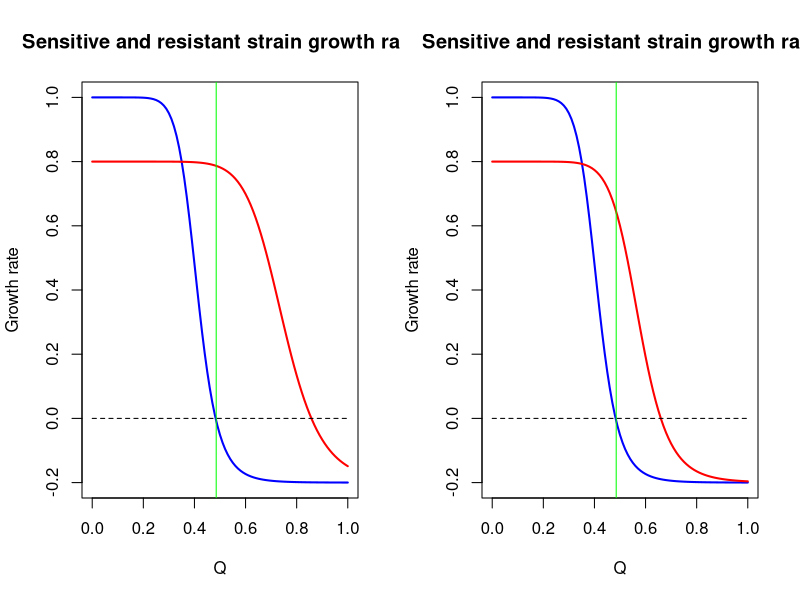
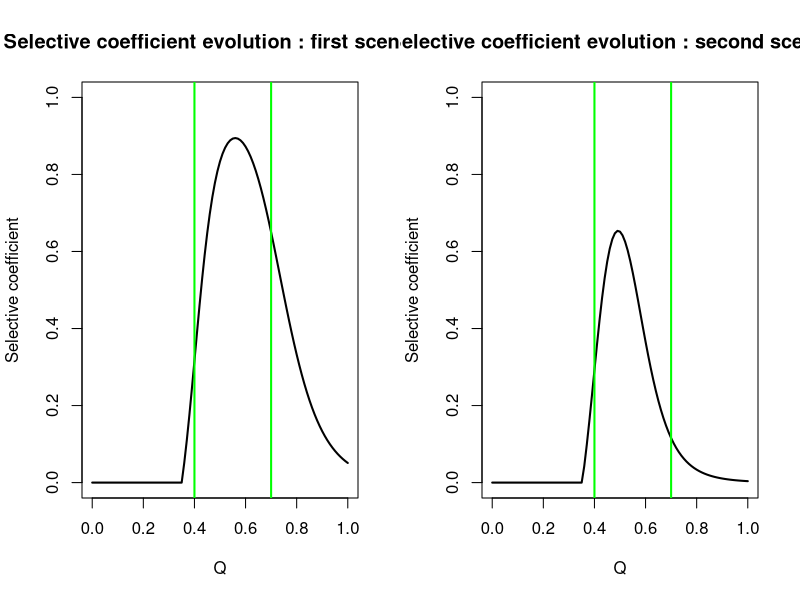
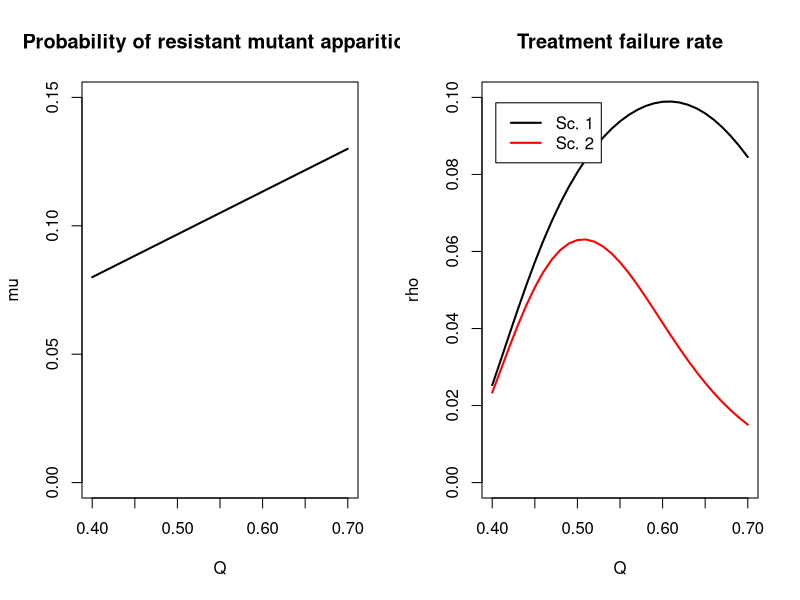
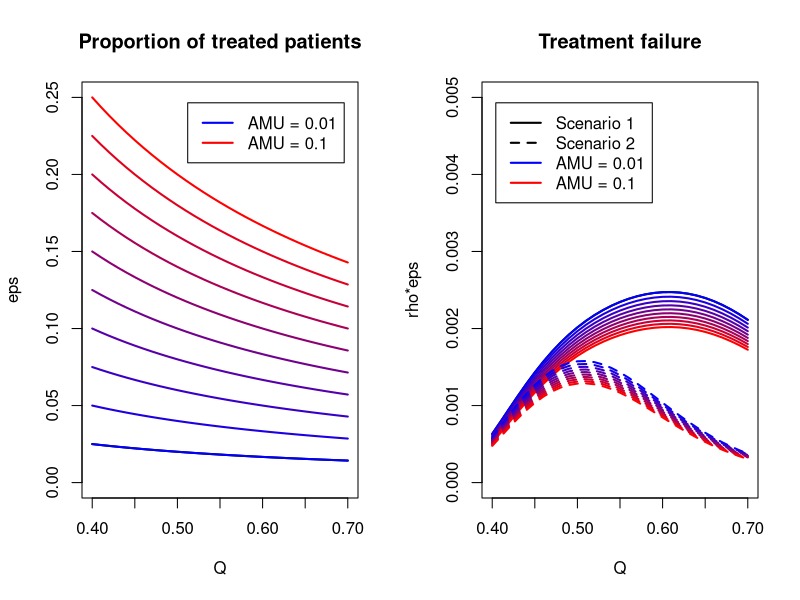
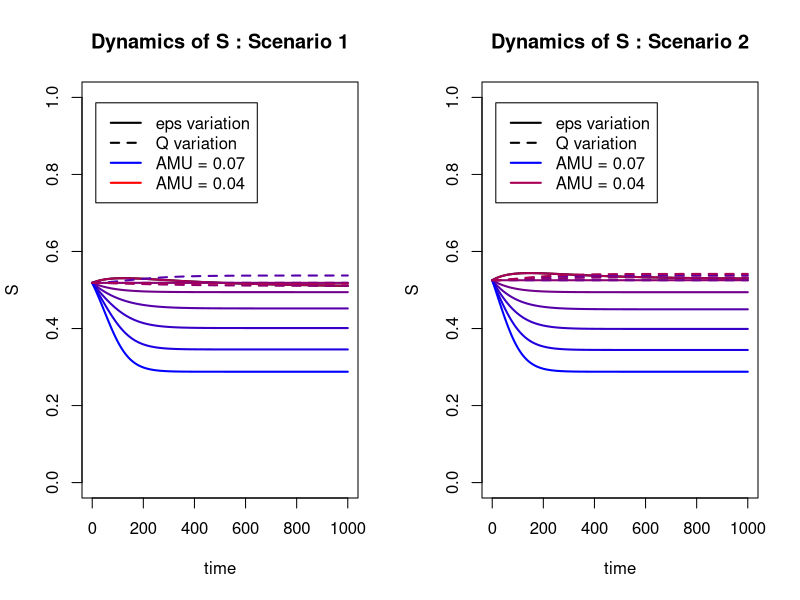
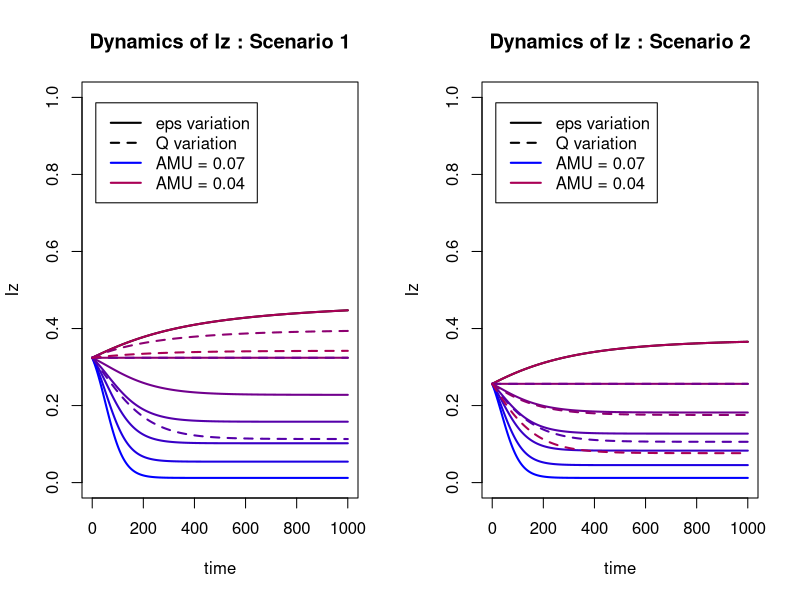
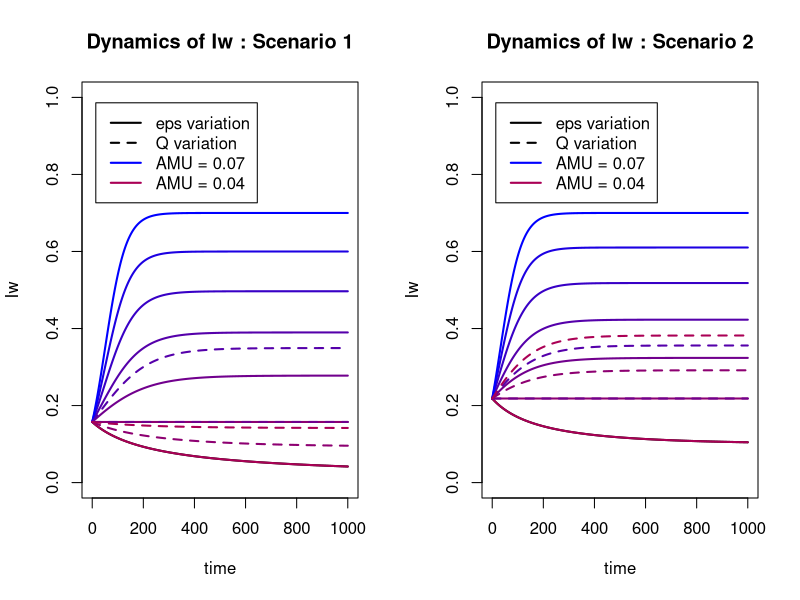
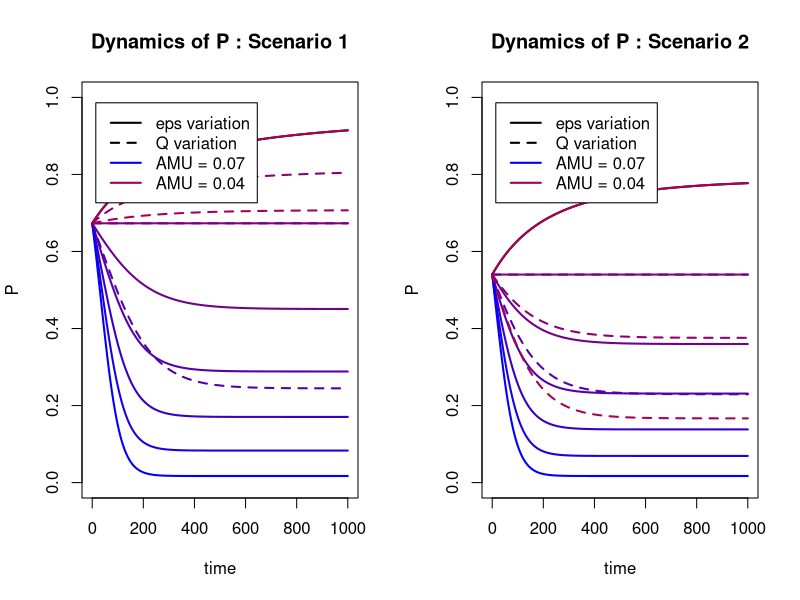

R code for these plots, in order:
## ---- chunk 1
library(plyr)

#per capita maximum growth rate of sensitive bact
max_sens_gr <- 1 
max_sens_gr2 <- 1 
#per capita maximum growth rate of resistant bact
max_res_gr <- 0.8
max_res_gr2 <- 0.8
#per capita minimum growth rate of sensitive bact
min_sens_gr <- -0.2
min_sens_gr2 <- -0.2
#per capita minimum growth rate of res bact
min_res_gr <- -0.2
min_res_gr2 <- -0.2
#minimum inhibitory concentration of sen bact

mic_sens <- 0.35
mic_sens2 <- 0.35
#minimum inhibitory concentration of res bact

mic_res <- 0.65
mic_res2 <- 0.5
#slope for sens bact
kappa_sens <- 10
kappa_sens2 <- 10
#slope for res bact  

kappa_res <- 10
kappa_res2 <- 10

param_sens <- c(max_sens_gr, min_sens_gr, mic_sens, kappa_sens)
param_sens2 <- c(max_sens_gr2, min_sens_gr2, mic_sens2, kappa_sens2)

param_res <- c(max_res_gr, min_res_gr, mic_res, kappa_res)
param_res2 <- c(max_res_gr2, min_res_gr2, mic_res2, kappa_res2)

#mutant emergence probability : we consider that if the amount of applied atb increases, the probability of resistant mutant apparition increases linearly
max_mu <- 0.13
min_mu <- 0.08
max_dot <- 10
min_dot <- 1

#range of intervention - cl=lowest clinically effective dose, cu maximum tolerable dose (toxicity)
cl=0.40
cu=0.70
n_values=(cu-cl)*100+1

drug_quantities <- seq(cl, cu, length.out = n_values )

AMU = c(0.01, 0.02, 0.03, 0.04, 0.05, 0.06, 0.07, 0.08, 0.09, 0.10)

prop_treated <- do.call(cbind, lapply(AMU, function (x) x/drug_quantities))

eps_max <- max(prop_treated)

#selection of corresponding borders in sel_coef vector

lowbound=cl*100+1
highbound=cu*100+1



x <- seq(0,1,by=0.01)
zoom <- 1
## ---- chunk 2



growth = function(x, maxv, minv, micv, slopev) {
  y <- maxv - ((maxv - minv)*(x/micv)^slopev)/((x/micv)^slopev - maxv/minv)
  return(y)
}



colglob <- colorRampPalette(c("blue", "red"))

colforcol <- colglob(length(AMU))


linfun <- function(x, t, ltype){
  lines(t, unlist(x), lty=ltype, lwd=2, col=colforcol[as.numeric(parent.frame()$i)])
}

## ---- chunk 3


gr_sens <- lapply(x, growth, max_sens_gr, min_sens_gr, mic_sens, kappa_sens)

gr_res <- lapply(x, growth, max_res_gr, min_res_gr, mic_res, kappa_res)

gr_sens2 <- lapply(x, growth, max_sens_gr2, min_sens_gr2, mic_sens2, kappa_sens2)

gr_res2 <- lapply(x, growth, max_res_gr2, min_res_gr2, mic_res2, kappa_res2)

MIC <- sum(gr_sens>0)/length(gr_sens)
MICres <- sum(gr_res>0)/length(gr_res)
MICres2 <- sum(gr_res2>0)/length(gr_res2)
## ---- chunk 4
par(mfrow=c(1,2))

plot(x, gr_sens, main="Sensitive and resistant strain growth rate", xlab="Q", ylab="Growth rate", ylim=c(-0.2,1), lwd=2, type="l", col='blue')

lines(x, gr_res, type='l', col='red', lwd=2)

lines(x, rep(0, length(x)), type='l', col='black', lwd=1, lty=2)
abline(v=MIC, col='green')


plot(x, gr_sens2, main="Sensitive and resistant strain growth rate", xlab="Q", ylab="Growth rate", ylim=c(-0.2,1), lwd=2, type="l", col='blue')

lines(x, gr_res2, type='l', col='red', lwd=2)

lines(x, rep(0, length(x)), type='l', col='black', lwd=1, lty=2)
abline(v=MIC, col='green')

## ---- chunk 5
gr_sens <- unlist(gr_sens)
gr_sens2 <- unlist(gr_sens2)
gr_res <- unlist(gr_res)
gr_res2 <- unlist(gr_res2)

sel_coef <- gr_res - gr_sens
sel_coef2 <- gr_res2 - gr_sens2

sel_coef[which(sel_coef<0)] <- 0
sel_coef2[which(sel_coef2<0)] <- 0


minSC <- sum(sel_coef==0)/length(sel_coef)

plot(x, sel_coef, main="Selective coefficient evolution : first scenario", xlab="Q", ylab="Selective coefficient", ylim=c(0,1), lwd=2, type="l", col='black')
abline(v=cl, col='green', lw=2)
abline(v=cu, col='green', lw=2)

plot(x, sel_coef2, main="Selective coefficient evolution : second scenario", xlab="Q", ylab="Selective coefficient", ylim=c(0,1), lwd=2, type="l", col='black')
abline(v=cl, col='green', lw=2)
abline(v=cu, col='green', lw=2)
## ---- chunk 6
mu_prob <- seq(min_mu, max_mu, length.out = n_values)
doses <- seq(cl, cu, length.out = n_values)

plot(doses, mu_prob, main="Probability of resistant mutant apparition", xlab="Q", ylab="mu", ylim=c(0,0.15), lwd=2, type="l", col='black')

## ---- chunk 7
sel_sel_coef <- sel_coef[lowbound:highbound]
sel_sel_coef2 <- sel_coef2[lowbound:highbound]

rho1 <- sel_sel_coef*mu_prob
rho2 <- sel_sel_coef2*mu_prob

plot(doses, rho1, main="Treatment failure rate", xlab="Q", ylab="rho", lwd=2, type="l", col='black', ylim=c(0, 0.10))

lines(doses, rho2, type='l', col='red', lwd=2)

legend("topleft" , inset=.05, c("Sc. 1", "Sc. 2"), lty=c(1,1), lwd=c(2,2), col=c("black", "red"))

## ---- chunk 8



plot(doses, prop_treated[,1], main="Proportion of treated patients", xlab="Q", ylab="eps", ylim=c(0 , eps_max), lwd=2, type="l", col='black')

capture.output(apply(prop_treated, 2, linfun, doses, 1), file='NUL')

tag_min <- paste('AMU =', AMU[1])
tag_max <- paste('AMU =', AMU[length(AMU)])

legend("topright" , inset=.05, c(tag_min, tag_max), lty=c(1,1), lwd=c(2,2), col=c("blue", "red"))

## ---- chunk 9


treat_fail <- do.call(cbind, lapply(prop_treated, function (x) x*rho1))
treat_fail2 <- do.call(cbind, lapply(prop_treated, function (x) x*rho2))

plot(doses, treat_fail[,1], main="Treatment failure", xlab="Q", ylab="rho*eps", lwd=2, type="l", col='black', ylim=c(0, 0.005))

capture.output(apply(treat_fail, 2, linfun, doses, 1), file='NUL')
capture.output(apply(treat_fail2, 2, linfun, doses, 2), file='NUL')

legend("topleft" , inset=.05, c('Scenario 1', 'Scenario 2', tag_min, tag_max), lty=c(1,2,1,1), lwd=c(2,2,2,2), col=c("black", "black", "blue", "red"))


## ---- chunk 10

library(deSolve)


options("scipen" = 10)

# initial state:
N <- 1
prop <- 0.01 #initial value of Iw and Iz

# time:
a <- 4000 #time span
m <- 1 #time step

# parameters
pbeta_w_basic <- 0.04 #transmission parameter of Iw
pbeta_z_basic <- 0.015 #transmission parameter of Iz

pgammaa <- 0.01 #innate recovery rate
pgamma_tilt <- 0.1 #recovery rate of Iw when treated by antibiotics

#dependency of parameters on E
prate_beta_w <- 0.01 #rate at which beta_w decreases with E
prate_beta_z <- 0.01 #rate at which beta_z increases with E
prate_rho_prim <- 0.001 #rate at which rho_prim increases with E

pr <- 0.5 # 1-r is the efficiency of AMR detection
pA <- 0.5 #use of ATB  agriculture

#span of variation
epsi_span <- c(0.12, 0.10, 0.08, 0.06, 0.04, 0.02, 0)
Q_span <- c(0.40, 0.50, 0.60, 0.70)
mu_span <- c(mu_prob[1], mu_prob[11], mu_prob[21], mu_prob[31])
rho1_span <- c(rho1[1], rho1[11], rho1[21], rho1[31])
rho2_span <- c(rho2[1], rho2[11], rho2[21], rho2[31])
AMU_span <- Q_span[2]*epsi_span
## ---- chunk 11


parameters_init1 <- c(beta_w_basic=pbeta_w_basic, beta_z_basic=pbeta_z_basic, gamma=pgammaa, gamma_prim=pgamma_tilt, eps=epsi_span[2], rho=rho1_span[2], rate_beta_w=prate_beta_w, rate_beta_z=prate_beta_z, rate_rho_prim=prate_rho_prim, Q=Q_span[2], A=pA, r=pr)

parameters_init2 <- c(beta_w_basic=pbeta_w_basic, beta_z_basic=pbeta_z_basic, gamma=pgammaa, gamma_prim=pgamma_tilt, eps=epsi_span[2], rho=rho2_span[2], rate_beta_w=prate_beta_w, rate_beta_z=prate_beta_z, rate_rho_prim=prate_rho_prim, Q=Q_span[2], A=pA, r=pr)

state <- c(S=1-2*prop, Iw=prop, Iz=prop, new_Iz=0, new_Iw=0)

times=seq(0, a, by=m)

SIS=function(times, state, parameters){
  with(as.list(c(state,parameters)),
       {E = eps*Q*(Iw+r*Iz)+A
         beta_w = beta_w_basic - E*rate_beta_w
         beta_z = beta_z_basic + E*rate_beta_z
         rho_prim = E*rate_rho_prim
        dS = - beta_w*Iw*S - beta_z*Iz*S + gamma*(1-eps)*Iw + gamma_prim*eps*Iw + gamma*Iz
        dIw = beta_w*Iw*S + (1-eps)*beta_w*Iw*Iz - eps*beta_z*Iz*Iw - rho*eps*Iw - gamma*(1-eps)*Iw - gamma_prim*eps*Iw - rho_prim*Iw
        dIz = beta_z*Iz*S + eps*beta_z*Iz*Iw + rho*eps*Iw - (1-eps)*beta_w*Iw*Iz - gamma*Iz + rho_prim*Iw
        dnewIw = beta_w*Iw*S
        dnewIz = beta_z*Iz*S
        list(c(dS, dIw, dIz, dnewIw, dnewIz))
       })
}





## ---- chunk 12

out_init1=as.data.frame(
  ode(y=state, times=times, func=SIS, parms=parameters_init1)
)

initial_states1 <- unlist(out_init1[nrow(out_init1), 2:4])

out_init2=as.data.frame(
  ode(y=state, times=times, func=SIS, parms=parameters_init2)
)

initial_states2 <- unlist(out_init2[nrow(out_init2), 2:4])

var1_Qs <- cbind(epsi_span, rep(rho1_span[2],7), rep(initial_states1[1],7), rep(initial_states1[2],7), rep(initial_states1[3],7), rep(Q_span[2]))

var2_Qs <- cbind( epsi_span, rep(rho2_span[2],7), rep(initial_states2[1],7), rep(initial_states2[2],7), rep(initial_states2[3],7), rep(Q_span[2]))

var1_epss <- cbind(rep(epsi_span[2],4), rho1_span, rep(initial_states1[1],4), rep(initial_states1[2],4), rep(initial_states1[3],4), Q_span)

var2_epss <- cbind( rep(epsi_span[2],4), rho2_span, rep(initial_states2[1],4), rep(initial_states2[2],4), rep(initial_states2[3],4), Q_span)

## ---- chunk 13
parameters <- parameters_init1


var_fun = function(x) {
  parameters[5] <- x[1]
  parameters[6] <- x[2]
  parameters[10] <- x[6]
  state[1] <- x[3]
  state[2] <- x[4]
  state[3] <- x[5]
  out=as.data.frame(
  ode(y=state, times=times, func=SIS, parms=parameters))
  return(out)
}

out_Q_s1 <- do.call(cbind, apply(var1_Qs, 1, var_fun))
out_Q_s2 <- do.call(cbind, apply(var2_Qs, 1, var_fun))

out_eps_s1 <- do.call(cbind, apply(var1_epss, 1, var_fun))
out_eps_s2 <- do.call(cbind, apply(var2_epss, 1, var_fun))

#treatment will be done on the whole set, once treated, the data will be sorted out before plotting

whole_out <- cbind(out_Q_s1, out_Q_s2, out_eps_s1, out_eps_s2)

whole_out <- whole_out[1:1001,]

## ---- chunk 14

time2 <- seq(0, 1000, by=1)


colforcol_span <- colforcol[4:7]
colforcol_span2 <- colforcol[7:1]

linfun_var <- function(x, t, ltype){
  lines(t, unlist(x), lty=ltype, lwd=2, col=colforcol_span[as.numeric(parent.frame()$i)])
}

linfun_var2 <- function(x, t, ltype){
  lines(t, unlist(x), lty=ltype, lwd=2, col=colforcol_span2[as.numeric(parent.frame()$i)])
}

# col nums
ns <- seq(2, ncol(whole_out), by=6)
niz <- seq(4, ncol(whole_out), by=6)
niw <- seq(3, ncol(whole_out), by=6)
ninciw <- seq(5, ncol(whole_out), by=6)
ninciz <- seq(6, ncol(whole_out), by=6)

# col sep

S_dyn <- whole_out[,ns]
Iw_dyn <- whole_out[,niw]
Iz_dyn <- whole_out[,niz]
inc_Iw <- whole_out[,ninciw]
inc_Iz <- whole_out[,ninciz]

# state var separation

S_Qs1 <- S_dyn[,1:7]
S_Qs2 <- S_dyn[,8:14]
S_epss1 <- S_dyn[,15:18]
S_epss2 <- S_dyn[,19:22]

Iw_Qs1 <- Iw_dyn[,1:7]
Iw_Qs2 <- Iw_dyn[,8:14]
Iw_epss1 <- Iw_dyn[,15:18]
Iw_epss2 <- Iw_dyn[,19:22]

Iz_Qs1 <- Iz_dyn[,1:7]
Iz_Qs2 <- Iz_dyn[,8:14]
Iz_epss1 <- Iz_dyn[,15:18]
Iz_epss2 <- Iz_dyn[,19:22]

## ---- chunk 15
# S


par(mfrow=c(1,2))

plot(time2, S_Qs1[,1], main="Dynamics of S : Scenario 1", xlab="time", ylab="S", ylim=c(0,1), lwd=2, lty=1, type="l", col='black')

capture.output(apply(S_Qs1, 2, linfun_var2, time2, 1), file='NUL')
capture.output(apply(S_epss1, 2, linfun_var, time2, 2), file='NUL')

tag_min <- paste('AMU =', AMU[1])
tag_max <- paste('AMU =', AMU[length(AMU)])

tag_min_var <- paste('AMU =', epsi_span[2]*Q_span[4])
tag_max_var <- paste('AMU =', epsi_span[2]*Q_span[1])

legend("topleft" , inset=.05, c('eps variation', 'Q variation', tag_min_var, tag_max_var), lty=c(1,2,1,1), lwd=c(2,2,2,2), col=c("black", "black", "blue", "red"))

plot(time2, S_Qs2[,1], main="Dynamics of S : Scenario 2", xlab="time", ylab="S", ylim=c(0,1), lwd=2, lty=1, type="l", col='black')

capture.output(apply(S_Qs2, 2, linfun_var2, time2, 1), file='NUL')
capture.output(apply(S_epss2, 2, linfun_var, time2, 2), file='NUL')

tag_min_var <- paste('AMU =', epsi_span[2]*Q_span[4])
tag_max_var <- paste('AMU =', epsi_span[2]*Q_span[1])

legend("topleft" , inset=.05, c('eps variation', 'Q variation', tag_min_var, tag_max_var), lty=c(1,2,1,1), lwd=c(2,2,2,2), col=c("black", "black", colforcol_span2[7], colforcol_span2[1]))
## ---- chunk 16

# I_z

par(mfrow=c(1,2))

plot(time2, Iz_Qs1[,1], main="Dynamics of Iz : Scenario 1", xlab="time", ylab="Iz", ylim=c(0,1), lwd=2, lty=1, type="l", col='black')

capture.output(apply(Iz_Qs1, 2, linfun_var2, time2, 1), file='NUL')
capture.output(apply(Iz_epss1, 2, linfun_var, time2, 2), file='NUL')


tag_min_var <- paste('AMU =', epsi_span[2]*Q_span[4])
tag_max_var <- paste('AMU =', epsi_span[2]*Q_span[1])

legend("topleft" , inset=.05, c('eps variation', 'Q variation', tag_min_var, tag_max_var), lty=c(1,2,1,1), lwd=c(2,2,2,2), col=c("black", "black", colforcol_span2[7], colforcol_span2[1]))

plot(time2, Iz_Qs2[,1], main="Dynamics of Iz : Scenario 2", xlab="time", ylab="Iz", ylim=c(0,1), lwd=2, lty=1, type="l", col='black')

capture.output(apply(Iz_Qs2, 2, linfun_var2, time2, 1), file='NUL')
capture.output(apply(Iz_epss2, 2, linfun_var, time2, 2), file='NUL')

tag_min_var <- paste('AMU =', epsi_span[2]*Q_span[4])
tag_max_var <- paste('AMU =', epsi_span[2]*Q_span[1])

legend("topleft" , inset=.05, c('eps variation', 'Q variation', tag_min_var, tag_max_var), lty=c(1,2,1,1), lwd=c(2,2,2,2), col=c("black", "black", colforcol_span2[7], colforcol_span2[1]))

## ---- chunk 17

# I_w

par(mfrow=c(1,2))

plot(time2, Iw_Qs1[,1], main="Dynamics of Iw : Scenario 1", xlab="time", ylab="Iw", ylim=c(0,1), lwd=2, lty=1, type="l", col='black')

capture.output(apply(Iw_Qs1, 2, linfun_var2, time2, 1), file='NUL')
capture.output(apply(Iw_epss1, 2, linfun_var, time2, 2), file='NUL')


tag_min_var <- paste('AMU =', epsi_span[2]*Q_span[4])
tag_max_var <- paste('AMU =', epsi_span[2]*Q_span[1])

legend("topleft" , inset=.05, c('eps variation', 'Q variation', tag_min_var, tag_max_var), lty=c(1,2,1,1), lwd=c(2,2,2,2), col=c("black", "black", colforcol_span2[7], colforcol_span2[1]))

plot(time2, Iw_Qs2[,1], main="Dynamics of Iw : Scenario 2", xlab="time", ylab="Iw", ylim=c(0,1), lwd=2, lty=1, type="l", col='black')

capture.output(apply(Iw_Qs2, 2, linfun_var2, time2, 1), file='NUL')
capture.output(apply(Iw_epss2, 2, linfun_var, time2, 2), file='NUL')

tag_min_var <- paste('AMU =', epsi_span[2]*Q_span[4])
tag_max_var <- paste('AMU =', epsi_span[2]*Q_span[1])

legend("topleft" , inset=.05, c('eps variation', 'Q variation', tag_min_var, tag_max_var), lty=c(1,2,1,1), lwd=c(2,2,2,2), col=c("black", "black", colforcol_span2[7], colforcol_span2[1]))

## ---- chunk 18

P_Qs1 <- Iz_Qs1/(Iz_Qs1+Iw_Qs1)
P_Qs2 <- Iz_Qs2/(Iz_Qs2+Iw_Qs2)
P_epss1 <- Iz_epss1/(Iz_epss1+Iw_epss1)
P_epss2 <- Iz_epss2/(Iz_epss2+Iw_epss2)
# P

par(mfrow=c(1,2))

plot(time2, P_Qs1[,1], main="Dynamics of P : Scenario 1", xlab="time", ylab="P", ylim=c(0,1), lwd=2, lty=1, type="l", col='black')

capture.output(apply(P_Qs1, 2, linfun_var2, time2, 1), file='NUL')
capture.output(apply(P_epss1, 2, linfun_var, time2, 2), file='NUL')

tag_min_var <- paste('AMU =', epsi_span[2]*Q_span[4])
tag_max_var <- paste('AMU =', epsi_span[2]*Q_span[1])

legend("topleft" , inset=.05, c('eps variation', 'Q variation', tag_min_var, tag_max_var), lty=c(1,2,1,1), lwd=c(2,2,2,2), col=c("black", "black", colforcol_span2[7], colforcol_span2[1]))

plot(time2, P_Qs2[,1], main="Dynamics of P : Scenario 2", xlab="time", ylab="P", ylim=c(0,1), lwd=2, lty=1, type="l", col='black')

capture.output(apply(P_Qs2, 2, linfun_var2, time2, 1), file='NUL')
capture.output(apply(P_epss2, 2, linfun_var, time2, 2), file='NUL')

tag_min_var <- paste('AMU =', epsi_span[2]*Q_span[4])
tag_max_var <- paste('AMU =', epsi_span[2]*Q_span[1])

legend("topleft" , inset=.05, c('eps variation', 'Q variation', tag_min_var, tag_max_var), lty=c(1,2,1,1), lwd=c(2,2,2,2), col=c("black", "black", colforcol_span2[7], colforcol_span2[1]))

## ---- chunk 19
incid = function(x) {
  der <- rep(0, length(x))
  for (i in 2:length(x)) {
    der[i] <- x[i]-x[i-1]
  }
  return(der)
}

NewIz <- apply(inc_Iz, 2, incid)
NewIw <- apply(inc_Iw, 2, incid)

NIz_Qs1 <- NewIz[2:nrow(NewIz),1:length(epsi_span)]
NIz_Qs2 <- NewIz[2:nrow(NewIz),(length(epsi_span)+1):(2*length(epsi_span))]
NIz_epss1 <- NewIz[2:nrow(NewIz),(2*length(epsi_span)+1):(2*length(epsi_span)+length(Q_span))]
NIz_epss2 <- NewIz[2:nrow(NewIz),(2*length(epsi_span)+length(Q_span)+1):ncol(NewIz)]

NIw_Qs1 <- NewIw[2:nrow(NewIz),1:length(epsi_span)]
NIw_Qs2 <- NewIw[2:nrow(NewIz),(length(epsi_span)+1):(2*length(epsi_span))]
NIw_epss1 <- NewIw[2:nrow(NewIz),(2*length(epsi_span)+1):(2*length(epsi_span)+length(Q_span))]
NIw_epss2 <- NewIw[2:nrow(NewIz),(2*length(epsi_span)+length(Q_span)+1):ncol(NewIw)]


## ---- chunk 20
time3 <- seq(1, 1000, by=1)

par(mfrow=c(1,2))

plot(time3, NIw_Qs1[,1], main="Dynamics of Iw incidence \n Scenario 1", xlab="time", ylab="Iw incidence", ylim=c(0,max(cbind(NIw_Qs1, NIw_epss1))), lwd=2, lty=1, type="l", col='black')

capture.output(apply(NIw_Qs1, 2, linfun_var2, time3, 1), file='NUL')
capture.output(apply(NIw_epss1, 2, linfun_var, time3, 2), file='NUL')

tag_min_var <- paste('AMU =', epsi_span[2]*Q_span[4])
tag_max_var <- paste('AMU =', epsi_span[2]*Q_span[1])

legend("bottomright" , inset=.05, c('eps variation', 'Q variation', tag_min_var, tag_max_var), lty=c(1,2,1,1), lwd=c(2,2,2,2), col=c("black", "black", colforcol_span2[7], colforcol_span2[1]))

plot(time3, NIw_Qs2[,1], main="Dynamics of Iw incidence \n Scenario 2", xlab="time", ylab="Iw incidence", ylim=c(0,max(cbind(NIw_Qs2, NIw_epss2))), lwd=2, lty=1, type="l", col='black')

capture.output(apply(NIw_Qs2, 2, linfun_var2, time3, 1), file='NUL')
capture.output(apply(NIw_epss2, 2, linfun_var, time3, 2), file='NUL')

tag_min_var <- paste('AMU =', epsi_span[2]*Q_span[4])
tag_max_var <- paste('AMU =', epsi_span[2]*Q_span[1])

legend("bottomright" , inset=.05, c('eps variation', 'Q variation', tag_min_var, tag_max_var), lty=c(1,2,1,1), lwd=c(2,2,2,2), col=c("black", "black", colforcol_span2[7], colforcol_span2[1]))

## ---- chunk 21

par(mfrow=c(1,2))

plot(time3, NIz_Qs1[,1], main="Dynamics of Iz incidence \n Scenario 1", xlab="time", ylab="Iz incidence", ylim=c(0,max(cbind(NIz_Qs1, NIz_epss1))), lwd=2, lty=1, type="l", col='black')

capture.output(apply(NIz_Qs1, 2, linfun_var2, time3, 1), file='NUL')
capture.output(apply(NIz_epss1, 2, linfun_var, time3, 2), file='NUL')

tag_min_var <- paste('AMU =', epsi_span[2]*Q_span[4])
tag_max_var <- paste('AMU =', epsi_span[2]*Q_span[1])

legend("bottomright" , inset=.05, c('eps variation', 'Q variation', tag_min_var, tag_max_var), lty=c(1,2,1,1), lwd=c(2,2,2,2), col=c("black", "black", colforcol_span2[7], colforcol_span2[1]))

plot(time3, NIz_Qs2[,1], main="Dynamics of Iz incidence \n Scenario 2", xlab="time", ylab="Iz incidence", ylim=c(0,max(cbind(NIz_Qs2, NIz_epss2))), lwd=2, lty=1, type="l", col='black')

capture.output(apply(NIz_Qs2, 2, linfun_var2, time3, 1), file='NUL')
capture.output(apply(NIz_epss2, 2, linfun_var, time3, 2), file='NUL')

tag_min_var <- paste('AMU =', epsi_span[2]*Q_span[4])
tag_max_var <- paste('AMU =', epsi_span[2]*Q_span[1])

legend("bottomright" , inset=.05, c('eps variation', 'Q variation', tag_min_var, tag_max_var), lty=c(1,2,1,1), lwd=c(2,2,2,2), col=c("black", "black", colforcol_span2[7], colforcol_span2[1]))
